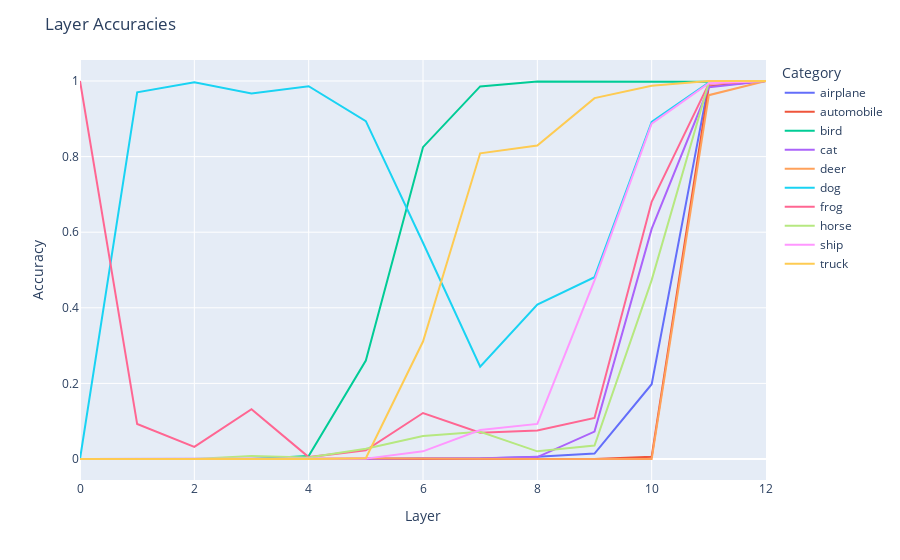

Notebook code cell kept with this figure:
### Code cell
categories=['airplane','automobile','bird','cat','deer','dog','frog','horse','ship','truck']
layer_accuracies={}
progress_bar=tqdm(os.listdir(f'{external_path}\\class_token_activations'))
for category in progress_bar:
    layer_accuracies[category]=[]
    for layer in range(13):
        progress_bar.set_description(f'...processing {category} layer {layer}...')
        layer_accuracies[category].append(layer_accuracy(category,categories,layer,mlp))

layer_accuracies_df=pd.DataFrame.from_dict(layer_accuracies)
    
fig=px.line(layer_accuracies_df)

fig.update_layout(title="Layer Accuracies",xaxis_title="Layer",yaxis_title="Accuracy",legend_title="Category")

fig.show()

### Figure 1 — Plotly figure (JSON) as saved in the notebook; plotly's stock layout.template omitted (floating-point values rounded to 4 significant figures)
{"data": [{"hovertemplate": "variable=airplane<br>index=%{x}<br>value=%{y}<extra></extra>", "legendgroup": "airplane", "line": {"color": "#636efa", "dash": "solid"}, "marker": {"symbol": "circle"}, "mode": "lines", "name": "airplane", "orientation": "v", "showlegend": true, "type": "scatter", "x": [0, 1, 2, 3, 4, 5, 6, 7, 8, 9, 10, 11, 12], "xaxis": "x", "y": [0, 0, 0, 0, 0, 0, 0, 0.001019, 0.006116, 0.01427, 0.1978, 0.9949, 1], "yaxis": "y"}, {"hovertemplate": "variable=automobile<br>index=%{x}<br>value=%{y}<extra></extra>", "legendgroup": "automobile", "line": {"color": "#EF553B", "dash": "solid"}, "marker": {"symbol": "circle"}, "mode": "lines", "name": "automobile", "orientation": "v", "showlegend": true, "type": "scatter", "x": [0, 1, 2, 3, 4, 5, 6, 7, 8, 9, 10, 11, 12], "xaxis": "x", "y": [0, 0, 0, 0, 0, 0, 0, 0, 0, 0, 0.006091, 0.9858, 1], "yaxis": "y"}, {"hovertemplate": "variable=bird<br>index=%{x}<br>value=%{y}<extra></extra>", "legendgroup": "bird", "line": {"color": "#00cc96", "dash": "solid"}, "marker": {"symbol": "circle"}, "mode": "lines", "name": "bird", "orientation": "v", "showlegend": true, "type": "scatter", "x": [0, 1, 2, 3, 4, 5, 6, 7, 8, 9, 10, 11, 12], "xaxis": "x", "y": [0, 0, 0, 0, 0.008138, 0.2604, 0.825, 0.9858, 0.999, 0.999, 0.998, 0.998, 1], "yaxis": "y"}, {"hovertemplate": "variable=cat<br>index=%{x}<br>value=%{y}<extra></extra>", "legendgroup": "cat", "line": {"color": "#ab63fa", "dash": "solid"}, "marker": {"symbol": "circle"}, "mode": "lines", "name": "cat", "orientation": "v", "showlegend": true, "type": "scatter", "x": [0, 1, 2, 3, 4, 5, 6, 7, 8, 9, 10, 11, 12], "xaxis": "x", "y": [0, 0, 0, 0, 0, 0, 0.00207, 0.00207, 0.005176, 0.07246, 0.6087, 0.9834, 1], "yaxis": "y"}, {"hovertemplate": "variable=deer<br>index=%{x}<br>value=%{y}<extra></extra>", "legendgroup": "deer", "line": {"color": "#FFA15A", "dash": "solid"}, "marker": {"symbol": "circle"}, "mode": "lines", "name": "deer", "orientation": "v", "showlegend": true, "type": "scatter", "x": [0, 1, 2, 3, 4, 5, 6, 7, 8, 9, 10, 11, 12], "xaxis": "x", "y": [0, 0, 0, 0, 0, 0.002026, 0.001013, 0, 0, 0, 0, 0.9625, 1], "yaxis": "y"}, {"hovertemplate": "variable=dog<br>index=%{x}<br>value=%{y}<extra></extra>", "legendgroup": "dog", "line": {"color": "#19d3f3", "dash": "solid"}, "marker": {"symbol": "circle"}, "mode": "lines", "name": "dog", "orientation": "v", "showlegend": true, "type": "scatter", "x": [0, 1, 2, 3, 4, 5, 6, 7, 8, 9, 10, 11, 12], "xaxis": "x", "y": [0, 0.9703, 0.9968, 0.9671, 0.9862, 0.8938, 0.5722, 0.2442, 0.4087, 0.4809, 0.8917, 0.9958, 1], "yaxis": "y"}, {"hovertemplate": "variable=frog<br>index=%{x}<br>value=%{y}<extra></extra>", "legendgroup": "frog", "line": {"color": "#FF6692", "dash": "solid"}, "marker": {"symbol": "circle"}, "mode": "lines", "name": "frog", "orientation": "v", "showlegend": true, "type": "scatter", "x": [0, 1, 2, 3, 4, 5, 6, 7, 8, 9, 10, 11, 12], "xaxis": "x", "y": [1, 0.09246, 0.03216, 0.1317, 0.005025, 0.02312, 0.1216, 0.06935, 0.07538, 0.1085, 0.6804, 0.993, 1], "yaxis": "y"}, {"hovertemplate": "variable=horse<br>index=%{x}<br>value=%{y}<extra></extra>", "legendgroup": "horse", "line": {"color": "#B6E880", "dash": "solid"}, "marker": {"symbol": "circle"}, "mode": "lines", "name": "horse", "orientation": "v", "showlegend": true, "type": "scatter", "x": [0, 1, 2, 3, 4, 5, 6, 7, 8, 9, 10, 11, 12], "xaxis": "x", "y": [0, 0, 0, 0.008105, 0.004053, 0.02736, 0.06079, 0.07194, 0.02026, 0.03546, 0.4732, 0.9959, 1], "yaxis": "y"}, {"hovertemplate": "variable=ship<br>index=%{x}<br>value=%{y}<extra></extra>", "legendgroup": "ship", "line": {"color": "#FF97FF", "dash": "solid"}, "marker": {"symbol": "circle"}, "mode": "lines", "name": "ship", "orientation": "v", "showlegend": true, "type": "scatter", "x": [0, 1, 2, 3, 4, 5, 6, 7, 8, 9, 10, 11, 12], "xaxis": "x", "y": [0, 0, 0, 0, 0, 0.00101, 0.0202, 0.07677, 0.09293, 0.4727, 0.8869, 0.9939, 1], "yaxis": "y"}, {"hovertemplate": "variable=truck<br>index=%{x}<br>value=%{y}<extra></extra>", "legendgroup": "truck", "line": {"color": "#FECB52", "dash": "solid"}, "marker": {"symbol": "circle"}, "mode": "lines", "name": "truck", "orientation": "v", "showlegend": true, "type": "scatter", "x": [0, 1, 2, 3, 4, 5, 6, 7, 8, 9, 10, 11, 12], "xaxis": "x", "y": [0, 0, 0, 0, 0, 0.002058, 0.3107, 0.8086, 0.8292, 0.9547, 0.9877, 1, 1], "yaxis": "y"}], "layout": {"legend": {"title": {"text": "Category"}, "tracegroupgap": 0}, "margin": {"t": 60}, "title": {"text": "Layer Accuracies"}, "xaxis": {"anchor": "y", "domain": [0, 1], "title": {"text": "Layer"}}, "yaxis": {"anchor": "x", "domain": [0, 1], "title": {"text": "Accuracy"}}}}
